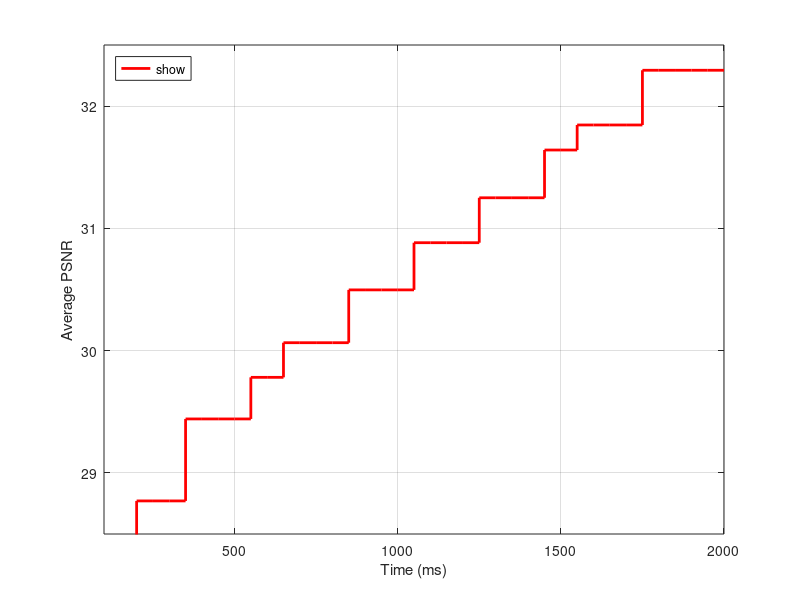

Here is the MATLAB script that generated this plot:
clc;
clear;

% Trellis
trellisSchedule = [8 10 1 5 4 9 2 3 6 7];
trellisPsnr = [28.7706 29.4412 29.7815 30.0648 30.4968 30.8828 31.2503 31.6410 31.8458 32.2934];
trellisReqSlots = [176 332 504 618 843 1009 1201 1406 1502 1718];

% Scheduling metric
metricSchedule = [8 6 5 10 9 1 2 3 7 4];
metricPsnr = [28.7706 29.0417 29.3132 29.9323 30.3778 30.6719 31.0385 31.4603 31.9141 32.2934];
metricReqSlots = [176 272 386 542 708 880 1072 1277 1493 1718];

time = [100:50:2000]; % ms
plotTrellis = [];
plotMetric = [];
for i = 1:length(time)
    avaSlots = time(i);
    psnr = 0;
    for t = 1:length(trellisReqSlots)
        if trellisReqSlots(t) > avaSlots
            break;
        end
        psnr = trellisPsnr(t);
    end
    plotTrellis = [plotTrellis psnr];
    
    psnr = 0;
    for t = 1:length(metricReqSlots)
        if metricReqSlots(t) > avaSlots
            break;
        end
        psnr = metricPsnr(t);
    end
    plotMetric = [plotMetric psnr];
end

figure(1);
stairs(time,plotTrellis,'-','LineWidth',2,'DisplayName','Trellis based algorithm','Color','r','MarkerSize',10); hold on;
%stairs(time,plotMetric,'-','LineWidth',2,'DisplayName','Scheduling metric','Color','g','MarkerSize',10); hold on;
legend('show','location','NorthWest');
axis([-inf inf 28.5 32.5]);
ylabel('Average PSNR');
xlabel('Time (ms)');
grid on;
